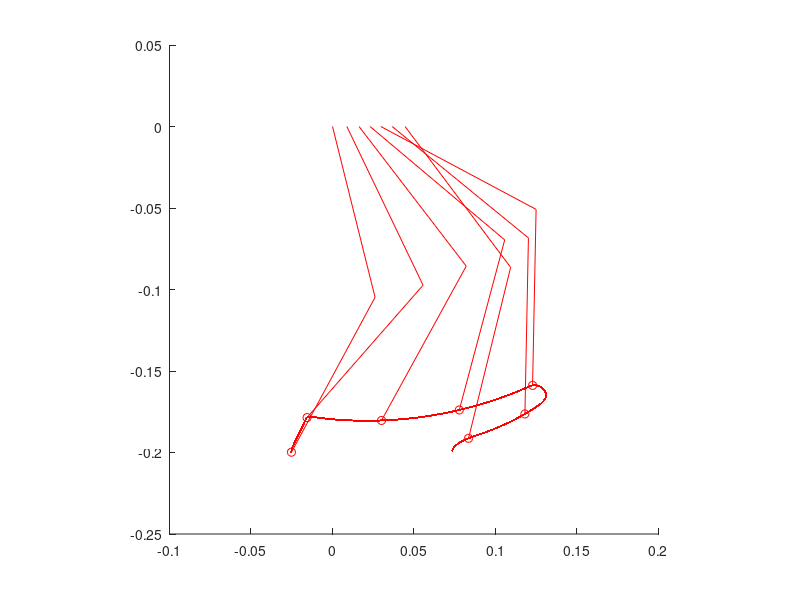

Reproduce this figure in MATLAB.
clear;
clf;

%parameter
height = 0.20 % (m)
%stroke = 0.20 % (m)
motor_velocity = 4.81 % (rad/s) 46rpm
l1 = 0.108 % (m) length of link
l2 = 0.108
ratio = 0.05; % display
%P = [0, 0; 0, 0.1; 0.3, 0.1; stroke, 0.0];
period = 0.33 % (s)
cog = 0.30 % (m) center of gravity
m1 = 0.23;
m2 = 0.35;
I1 = 1/4 * m1 * l1^2;
I2 = 1/4 * m2 * l2^2;
p_gain = 10.0;
d_gain = 0.0;
max_torque = 4.6; % (Nm)

%parameter low
stroke = 0.10 % (m)
P = [0, 0; 0, 0.06; 0.20, 0.06; stroke, 0.0];

function [t1, t2] = inverse_kinematics(x, y, l1, l2)
  l = sqrt(x^2+y^2);
  t1 = t2 = 0;
  if (l <= (l1+l2))
    t1 = atan2(y,x) + acos((l1^2+l^2-l2^2)/(2*l2*l));
    t2 = pi + acos((l1^2+l2^2-l^2)/(2*l1*l2)) + t1;
  endif
endfunction

function [x, y] = target(P, t)
  B =[(1-t)^3, 3*t*(1-t)^2, 3*t^2*(1-t), t^3];
  X = B * P;
  x = X(1);
  y = X(2);
  x = P(4,1);
  y = 0;
endfunction

function [t1, t2, t1d, t2d] = dynamics(t1, t2, t1d, t2d, f1, f2, l1, l2, m1, m2, I1, I2, motor_velocity, dt)
  g = 9.8;
  M = [I1+l1^2*m2+l1^2*m1 l1*l2*m2*cos(t2-t1);
       l1*l2*m2*cos(t2-t1) (2*l2^2*m2+2*I2)/2];
  D = [(l1*l2*m2*t1d*t2d-l1*l2*m2*t2d^2)*sin(t2-t1);
       (l1*l2*m2*t1d^2-l1*l2*m2*t1d*t2d)*sin(t2-t1)];
  G = [g*l1*m2*cos(t1)+g*l1*m1*cos(t1);
       g*l2*m2*cos(t2)];
  tdd = inv(M) * [[f1; f2] - D - G];
  t1dd = tdd(1);
  t2dd = tdd(2);
  t1d = max([min([t1d + t1dd * dt, motor_velocity]), -motor_velocity]);
  t2d = max([min([t2d + t2dd * dt, motor_velocity]), -motor_velocity]);
  t1 = t1 + t1d * dt + 1 / 2 * t1dd * dt^2;
  t2 = t2 + t2d * dt + 1 / 2 * t2dd * dt^2;
endfunction

g = 9.8;
Tc = sqrt(cog/g)
x0 = -stroke/4;
v0 = stroke/4*(cosh(period/Tc)+1)/(Tc*sinh(period/Tc))

xr = -stroke/4;
yr = -height;
[t1r, t2r] = inverse_kinematics(xr, yr, l1, l2);
t1rd = 0; t2rd = 0;
jaco = [-l1*sin(t1r) -l2*sin(t2r); l1*cos(t1r) l2*cos(t2r)];
trd = inv(jaco) * [-v0; 0];
t1rd = trd(1)
t2rd = trd(2)

i = 0;
dt = 0.001;

for t = 0.0: dt/period: 1 * period/period
%  sup_pos = x0 * cosh(mod(t,1) * period / Tc) + Tc * v0 * sinh(mod(t,1) * period / Tc) - x0;
  sup_pos = x0 * cosh(t * period / Tc) + Tc * v0 * sinh(t * period / Tc) - x0;
  if (t <= 1)
    [xt, yt] = target(P, t);
    x = xt - stroke/4;
    y = yt - height;
  else
    x = stroke*3/4-sup_pos;
  endif

  if (t <= 1)
    sup_leg_pos = sup_pos;
  else
    sup_leg_pos = stroke/2;
  endif
  [t1, t2] = inverse_kinematics(x - sup_leg_pos, y, l1, l2);
  
  if (t <= 0.15)
    f1 = 10; f2 = -10;
  elseif (t <= 0.60)
    f1 = 10; f2 = 10;
  else
    f1 = p_gain * (t1 - t1r) - d_gain * t1rd;
    f2 = p_gain * (t2 - t2r) - d_gain * t2rd;
  endif

  w1r = -t1rd/motor_velocity;
  f1 = max([min([f1, max_torque * (1 + w1r)]), -max_torque * (1 - w1r)]);
  w2r = -t2rd/motor_velocity;
  f2 = max([min([f2, max_torque * (1 + w2r)]), -max_torque * (1 - w2r)]);

  [t1r, t2r, t1rd, t2rd] = dynamics(t1r, t2r, t1rd, t2rd, f1, f2, l1, l2, m1, m2, I1, I2, motor_velocity, dt);
  
  tor = [w1r-1 w1r-1 w1r+1 w1r+1 w1r-1; w2r-1 w2r+1 w2r+1 w2r-1 w2r-1];

  if (t1 != 0 || t2 != 0)
    i = i + 1;
    x1 = l1 * cos(t1);
    y1 = l1 * sin(t1);
    x2 = l1 * cos(t2) + x1;
    y2 = l1 * sin(t2) + y1;
    arm_x(i,:) = [sup_leg_pos x1 + sup_leg_pos x2 + sup_leg_pos];
    arm_y(i,:) = [0 y1 y2];
    xdp(i) = x2 + sup_leg_pos;
    ydp(i) = y2;
    x1r = l1 * cos(t1r);
    y1r = l1 * sin(t1r);
    x2r = l2 * cos(t2r) + x1r;
    y2r = l2 * sin(t2r) + y1r;
    arm_xr(i,:) = [sup_leg_pos x1r+sup_leg_pos x2r+sup_leg_pos];
    arm_yr(i,:) = [0 y1r y2r];
    xdpr(i) = x2r + sup_leg_pos;
    ydpr(i) = y2r;
    jaco = [-l1*sin(t1) -l2*sin(t2); l1*cos(t1) l2*cos(t2)];
    m = jaco' * tor;
    mx(i,:) = m(1,:) * ratio + x2r + sup_leg_pos;
    my(i,:) = m(2,:) * ratio + y2r;
    px(i) = x2r + sup_leg_pos;
    py(i) = y2r;
    printf("%f %f %f %f %f %f %f %f\n", x2r, y2r, t1, t2, t1r, t2r, t1rd, t2rd);
  endif
endfor

hold on;
axis([-0.10,0.20,-0.25,0.05],"square");
for n = 1:i
  if (mod(n - 1, 50) == 0)
%    plot(arm_x(n,:), arm_y(n,:));
    plot(arm_xr(n,:), arm_yr(n,:), "r");
%    plot(mx(n,:), my(n,:), "r");
    plot(px(n), py(n), ".or");
  endif
  plot(xdp, ydp);
  plot(xdpr, ydpr, "r");
end
hold off;

